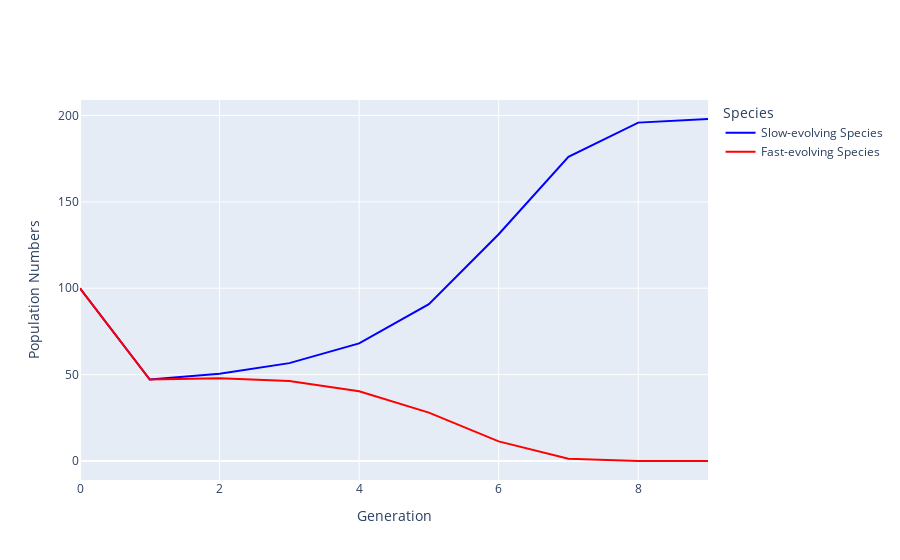
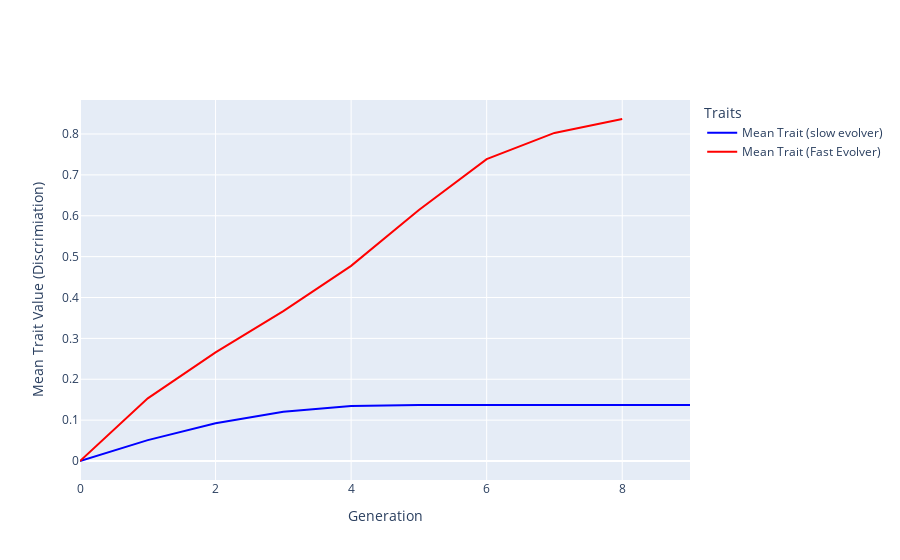

Source (notebook cell) for these figures, in order:
### Markdown cell above
Base parameters Simulation

### Code cell
base_parameters = Parameters_class(
    b1 = 100, 
    b2 = 100, 
    alpha11 = 0.5,
    alpha22 = 0.5,
    alpha12 = 0.55, 
    alpha21 = 0.55, 
    z_m1_initial = 0, 
    z_m2_initial = 0, 
    initial_population_species_1 = 100, 
    initial_population_species_2 = 100,
    cost_to_males = 0.3,
    strength_of_interference =  1,
    V_A1 = 0.5,
    V_A2 = 1.5, 
    num_generations = 1000
)

      # parameters

outcome_instance = run_simulation_and_get_outcome_instance(base_parameters)
print(outcome_instance.outcome == 'sp 1 (low-genetic-var) wins, sp 2 (high-genetic-var) extinct')

outcome_instance.plot_population_dynamics_and_trait_evolution()
# outcome_instance.print_outcome_stats()

### Figure 1 — Plotly figure (JSON) as saved in the notebook; plotly's stock layout.template omitted (floating-point values rounded to 4 significant figures)
{"data": [{"line": {"color": "blue"}, "mode": "lines", "name": "Slow-evolving Species", "type": "scatter", "x": [0, 1, 2, 3, 4, 5, 6, 7, 8, 9], "y": [100, 47.17, 50.55, 56.65, 68.05, 90.75, 131.2, 176.1, 195.9, 198.0]}, {"line": {"color": "red"}, "mode": "lines", "name": "Fast-evolving Species", "type": "scatter", "x": [0, 1, 2, 3, 4, 5, 6, 7, 8, 9], "y": [100, 47.17, 47.9, 46.37, 40.39, 28.02, 11.38, 1.317, 0.0115, 7.192e-07]}], "layout": {"legend": {"title": {"text": "Species"}}, "xaxis": {"title": {"text": "Generation"}}, "yaxis": {"title": {"text": "Population Numbers"}}}}

### Figure 2 — Plotly figure (JSON) as saved in the notebook; plotly's stock layout.template omitted (floating-point values rounded to 4 significant figures)
{"data": [{"line": {"color": "blue"}, "mode": "lines", "name": "Mean Trait (slow evolver)", "type": "scatter", "x": [0, 1, 2, 3, 4, 5, 6, 7, 8, 9], "y": [0, 0.05113, 0.09213, 0.1204, 0.1343, 0.1372, 0.1373, 0.1373, 0.1373, 0.1373]}, {"line": {"color": "red"}, "mode": "lines", "name": "Mean Trait (Fast Evolver)", "type": "scatter", "x": [0, 1, 2, 3, 4, 5, 6, 7, 8], "y": [0, 0.1534, 0.2657, 0.3666, 0.4775, 0.6139, 0.7385, 0.8027, 0.8367]}], "layout": {"legend": {"title": {"text": "Traits"}}, "xaxis": {"title": {"text": "Generation"}}, "yaxis": {"title": {"text": "Mean Trait Value (Discrimiation)"}}}}
